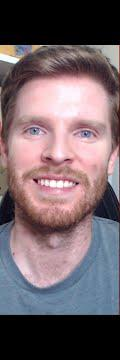
#> input picture crop/-Lg-j0VoUZs.jpg, 120 x 360 px, given in place of lK2lddfNIMU.jpg, which was not available
$ python face.py
#> lines starting #> are read from the running program, lines starting #| are printed output that depends on the picture; after the words box and inside, x2 and y2 are one past the last pixel; in counts of white or black regions, pixels touching at a corner belong together; pictures that were not available may be replaced by others from this repository, and a replacement may not be noted

# https://github.com/shantnu/PyEng

import pandas as pd
import cv2

folder = 'data/'
data = pd.read_csv(folder + 'review.csv', sep = '|')
#> (reads data/review.csv from the repository)

repo = 'cv2/'
cascPath = repo + 'haarcascade_frontalface_default.xml'
faceCascade = cv2.CascadeClassifier(cascPath)

thumb = 'crop/'
target = 'faces/'

for idx, row in data.iterrows():
    url = row['url']
    image = cv2.imread(thumb + url + '.jpg')
#> image is the input picture: shape (360, 120, 3); mean B, G, R 106.3, 100.6, 116.4
    gray = cv2.cvtColor(image, cv2.COLOR_BGR2GRAY)
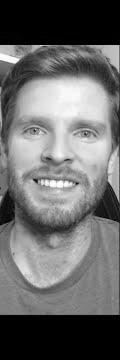
#> gray: shape (360, 120); min 0, max 255, mean 106

    faces = faceCascade.detectMultiScale(gray, scaleFactor = 1.2,
                                         flags = cv2.CASCADE_SCALE_IMAGE)
#> faces = [[10, 92, 98, 98]]
    for (x, y, w, h) in faces:
        cv2.rectangle(image, (x, y), (x + w, y + h), (0, 0, 255), 2)
        faces = image[y : y + h, x : x + w]
        cv2.imwrite(target + url + '.jpg', faces)
#> this loop made 1 pass
#> pass 1, `faces = image[y : y + h, x : x + w]`:
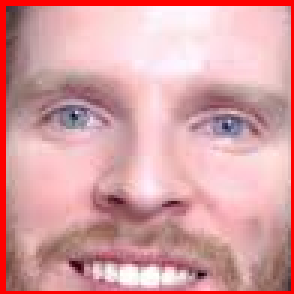
#> faces: shape (98, 98, 3) (shown 3 times larger); mean B, G, R 163.5, 160, 215.6
#> after the loop:
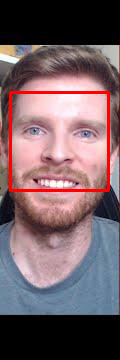
#> image: shape (360, 120, 3); 2.71% of pixels changed, all inside (x1, y1, x2, y2) = (9, 91, 110, 192)
#> pass 2 of the loop `for idx, row in data.iterrows():`:
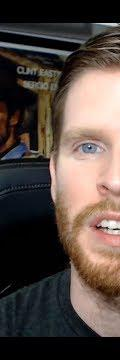
#> input picture crop/-aMtT4qKCrA.jpg, 120 x 360 px, given in place of Bo_73FQHijE.jpg, which was not available
#> image is the input picture: shape (360, 120, 3); mean B, G, R 67.3, 73.5, 86.1
#> `gray = cv2.cvtColor(image, cv2.COLOR_BGR2GRAY)`:
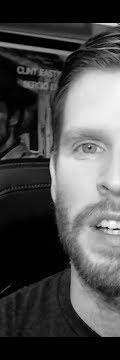
#> gray: shape (360, 120); min 0, max 254, mean 76.5
#> `faces = faceCascade.detectMultiScale(gray, scaleFactor = 1.2, flags = ..`: faces = ()
#> (the run stopped early here; a loop or call above may not have finished)
